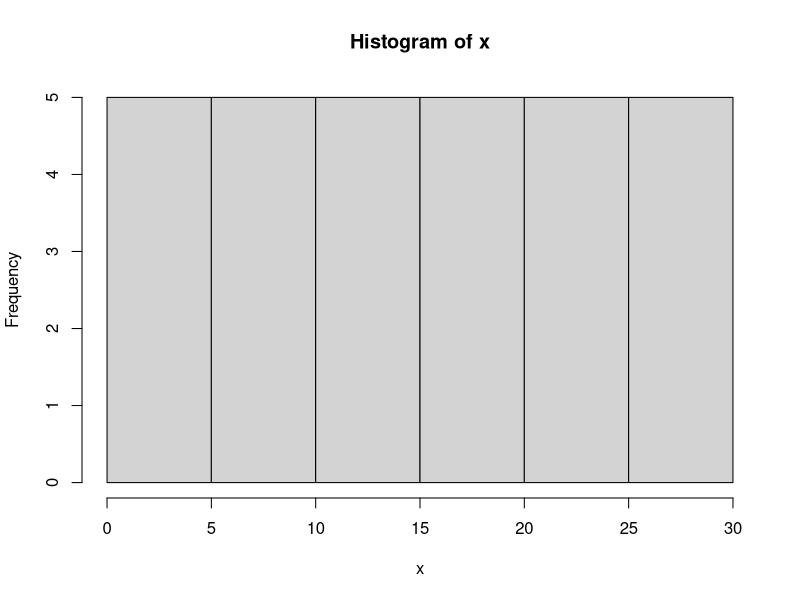
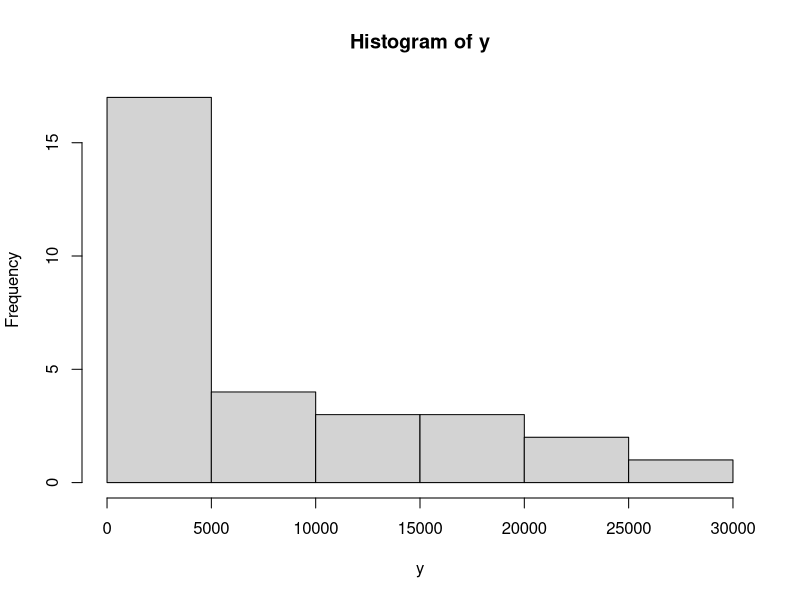
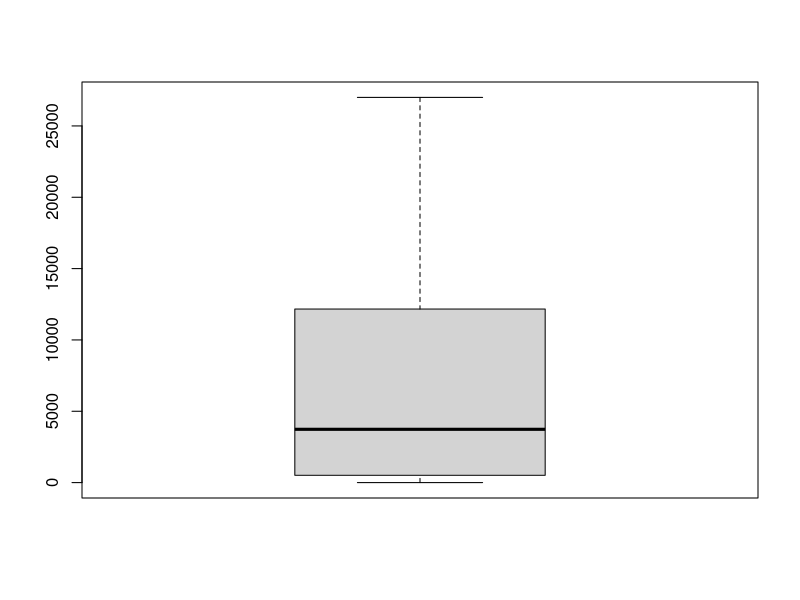
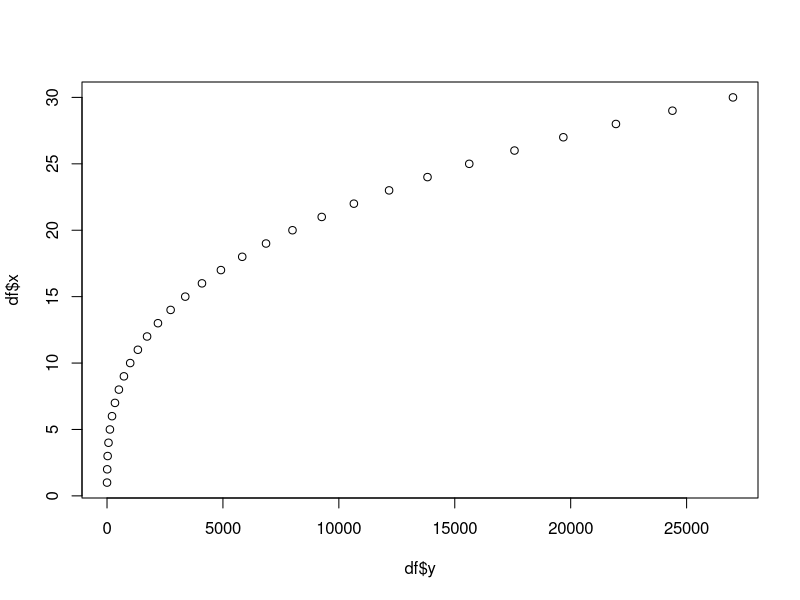
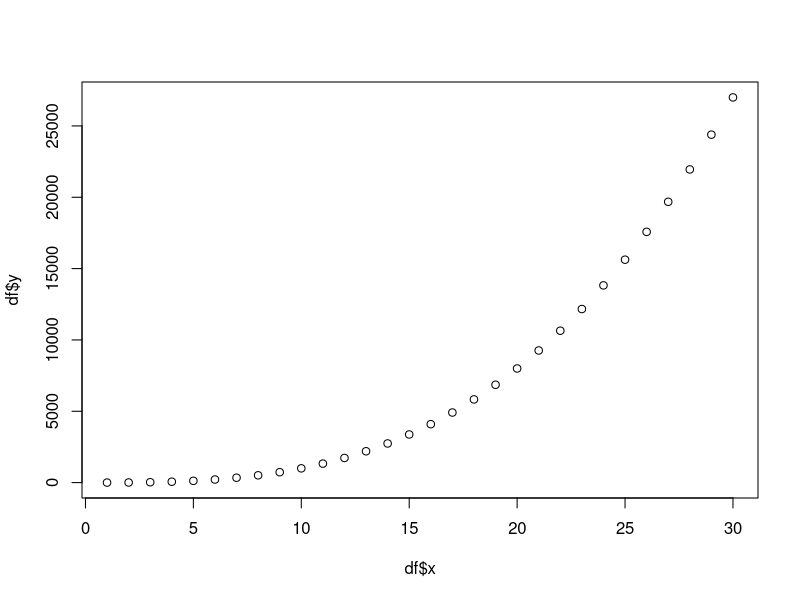
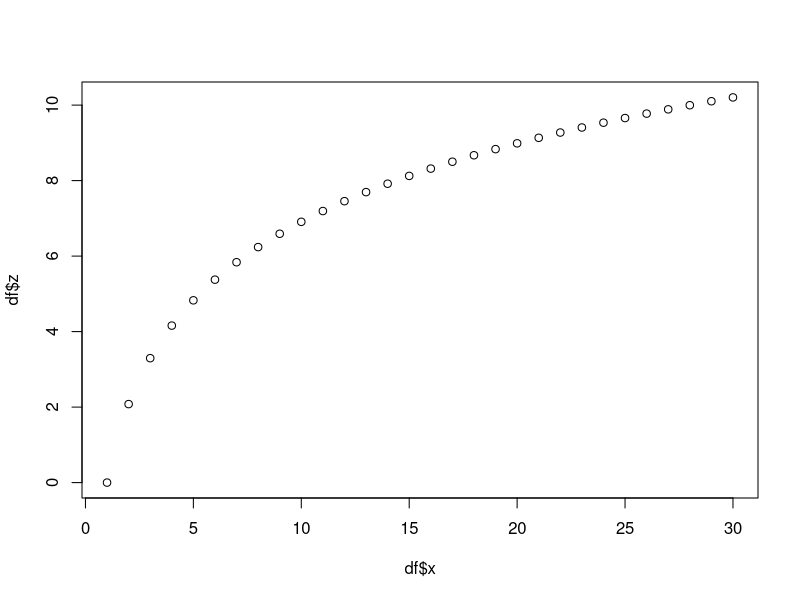

Recreate these plots in R, in order.
#define x variable as a series from 1 to 30
x <- c(1:30)
y <- x^3
hist(x)
table(x)

hist(y)
table(y)
#graph range of y i.e 0,5000,1000,... shown by creating range & then using formula of some log

summary(x)

#ouliers = mean+-2*sd

#outlier for x = median +- 1.5 * IQR
#IQR = Q3 - Q1 = 14.5 #.... Q3 = 75%....Q1 = 25%
#15.5 + (1.5*14.5) #= 37.25
#15.5- (1.5*14.5)  #= -6.25


summary(y)
#outlier for y = median +- 1.5 * IQR
#IQR = 11787.2-566.2 = 11221
IQR(y)
#7207.5 + 1.5 * 11221   # 16831.5
#7207.5 - 1.5 * 11221   # -9624
boxplot(y)

#create 2k boxplot


#creating data frame
df <- data.frame(x, y)
print(df)
#colnames(df) <- c("num", "cube")
#print(df)

#scatterplot
plot(df$y, df$x)
plot(df$x, df$y)

cor(df$x, df$y)
cor(x,y)
#default method pearson
cor(x,y, method = c("spearman"))

df$z <- log(df$y)
plot(df$x, df$z)
cor(df$z,df$x)

